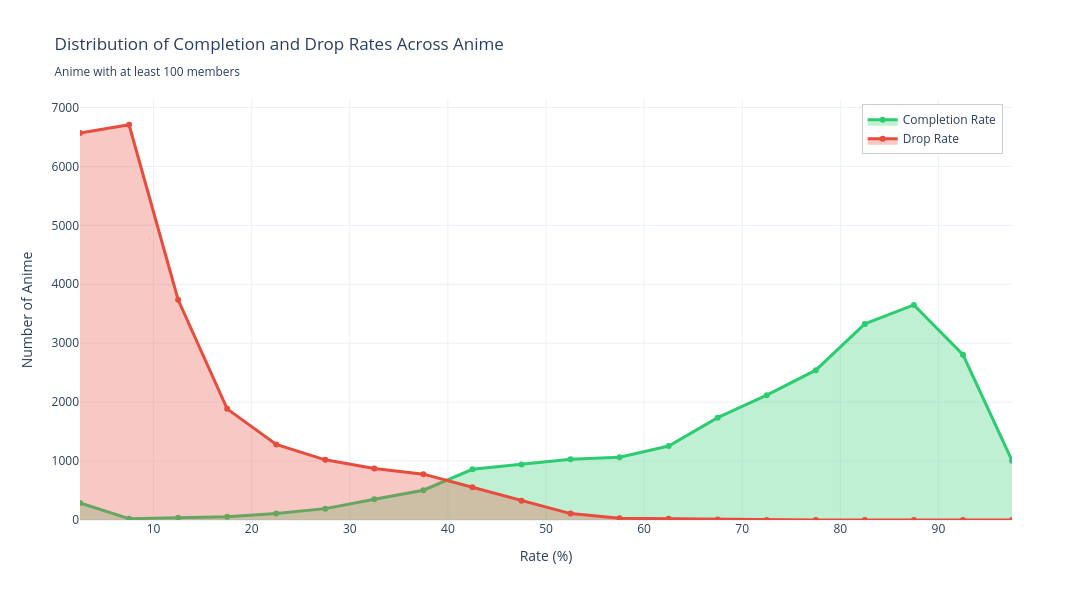

The notebook cell this image was saved under:
### Markdown cell above
### **Genre Matters: Why Some Stories Keep Us Hooked While Others Fade**

When we look beyond the format of an anime and dive into its genre, a different story emerges.

### The Power of the Heart: Romance and Drama

If you want to ensure a viewer reaches the finale, tell them a love story.  
**Romance** leads the pack with a staggering **78.5% completion rate**.  
Closely following are **Supernatural (75.6%)** and **Drama (75.0%)**.  

What do these three have in common?

They lean heavily on emotional stakes and narrative momentum.  
When a viewer becomes invested in a character's relationship or a central mystery, they feel a psychological "need" to see the resolution.  
This is reflected in the dropout rates, too—Romance sees only 7.2% of viewers walk away, the lowest of any major genre.  

### The "Casualty" of Casual Content

Interestingly, **Slice of Life** and **Comedy** struggle the most with retention.
Slice of Life, in particular, has one of the lowest completion rates at **67.5%** and the highest dropout rate at **16.1%**.

This suggests that the "episodic" nature of these genres is a double-edged sword.  
While it makes them easy to jump into for a quick laugh, the lack of an urgent, overarching plot makes it just as easy for a viewer to stop watching whenever they feel like it.  
Without a "cliffhanger" or a clear end-goal, the incentive to finish the entire series drops.  

### Volume Doesn't Always Mean Engagement

The relationship between a genre's popularity and its completion rate is eye-opening:  

- **The "Safe Bets":** **Action** is a powerhouse, maintaining a high volume (417M users) and a healthy 73.5% completion rate. It's the industry's most reliable performer.  
- **The Fantasy Fatigue:** Despite its massive popularity (273M users), **Fantasy** falls into the lower tier of completion at **69.6%**.  
  This suggests that while viewers are drawn to magical worlds, many series in this saturated market fail to sustain interest past the initial world-building phase.  
- **The Adult Niche:** **Hentai** sits at the bottom of the completion list (67.4%).  
  While its dropout rate isn't the highest, the data suggests that for adult content, viewers are often looking for specific moments rather than a complete narrative journey.

### Code cell
fig = gu.completion_drop_distribution()
fig.show()

### Figure 1 — Plotly figure (JSON) as saved in the notebook; plotly's stock layout.template omitted (floating-point values rounded to 4 significant figures)
{"data": [{"fill": "tozeroy", "fillcolor": "rgba(46, 204, 113, 0.3)", "hovertemplate": "<b>Completion Rate:  %{x:.0f}%</b><br>Anime Count: %{y: ,}<extra></extra>", "line": {"color": "rgb(46, 204, 113)", "width": 3}, "marker": {"color": "rgb(46, 204, 113)", "size": 6}, "mode": "lines+markers", "name": "Completion Rate", "type": "scatter", "x": [2.5, 7.5, 12.5, 17.5, 22.5, 27.5, 32.5, 37.5, 42.5, 47.5, 52.5, 57.5, 62.5, 67.5, 72.5, 77.5, 82.5, 87.5, 92.5, 97.5], "y": [289, 22, 39, 57, 109, 193, 351, 505, 861, 940, 1029, 1065, 1255, 1737, 2119, 2543, 3328, 3649, 2806, 1007]}, {"fill": "tozeroy", "fillcolor": "rgba(231, 76, 60, 0.3)", "hovertemplate": "<b>Drop Rate: %{x:.0f}%</b><br>Anime Count: %{y:,}<extra></extra>", "line": {"color": "rgb(231, 76, 60)", "width": 3}, "marker": {"color": "rgb(231, 76, 60)", "size": 6}, "mode": "lines+markers", "name": "Drop Rate", "type": "scatter", "x": [2.5, 7.5, 12.5, 17.5, 22.5, 27.5, 32.5, 37.5, 42.5, 47.5, 52.5, 57.5, 62.5, 67.5, 72.5, 77.5, 82.5, 87.5, 92.5, 97.5], "y": [6567, 6707, 3737, 1886, 1282, 1021, 875, 778, 557, 327, 109, 28, 21, 8, 1, 0, 0, 0, 0, 0]}], "layout": {"height": 600, "hovermode": "x unified", "legend": {"bgcolor": "rgba(255,255,255,0.9)", "bordercolor": "#CCCCCC", "borderwidth": 1, "x": 0.99, "xanchor": "right", "y": 0.99, "yanchor": "top"}, "showlegend": true, "title": {"text": "Distribution of Completion and Drop Rates Across Anime<br><sub>Anime with at least 100 members</sub>"}, "width": 1400, "xaxis": {"title": {"text": "Rate (%)"}}, "yaxis": {"title": {"text": "Number of Anime"}}}}
